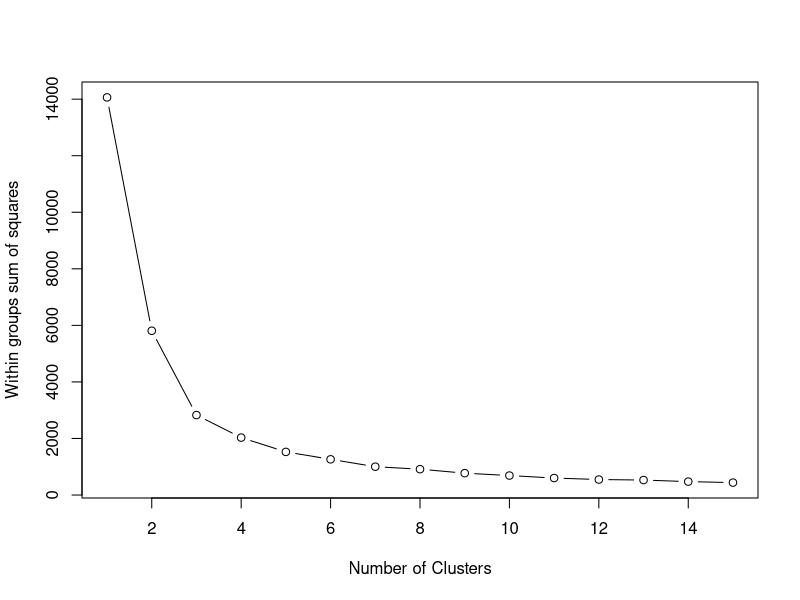
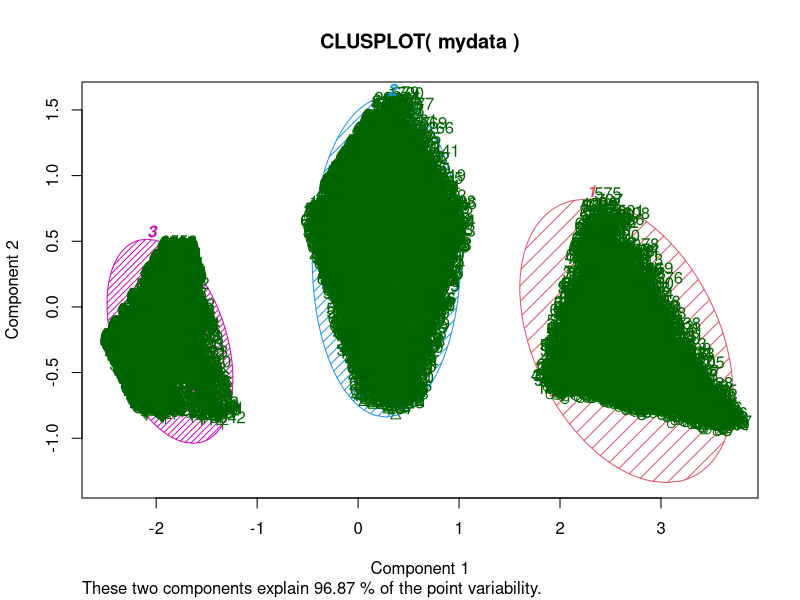

Write the R code that produced these figures, in order.
getwd()
setwd("C:/Users/LELLA HEMANTH/Desktop/major")
mydata<-read.csv("cluster.csv")
mydata = na.omit(mydata) #deletion of missing
mydata = scale(mydata) #standarize variables

wss <- (nrow(mydata)-1)*sum(apply(mydata,2,var))

for (i in 2:15) wss[i] <- sum(kmeans(mydata, 
                                     centers=i)$withinss)
plot(1:15, wss, type="b", xlab="Number of Clusters",
     ylab="Within groups sum of squares")
# check out the plot


fit <- kmeans(mydata, 3) # 3 cluster solution
# get cluster means 
aggregate(mydata,by=list(fit$cluster),FUN=mean)
# append cluster assignment
mydata <- data.frame(mydata, fit$cluster)
a<-fit$cluster
a
mydata$cluster<-NA
mydata$cluster<-a
#visualize the clustering results

library(cluster) 
clusplot(mydata, fit$cluster, color=TRUE, shade=TRUE, labels=2, lines=0)

